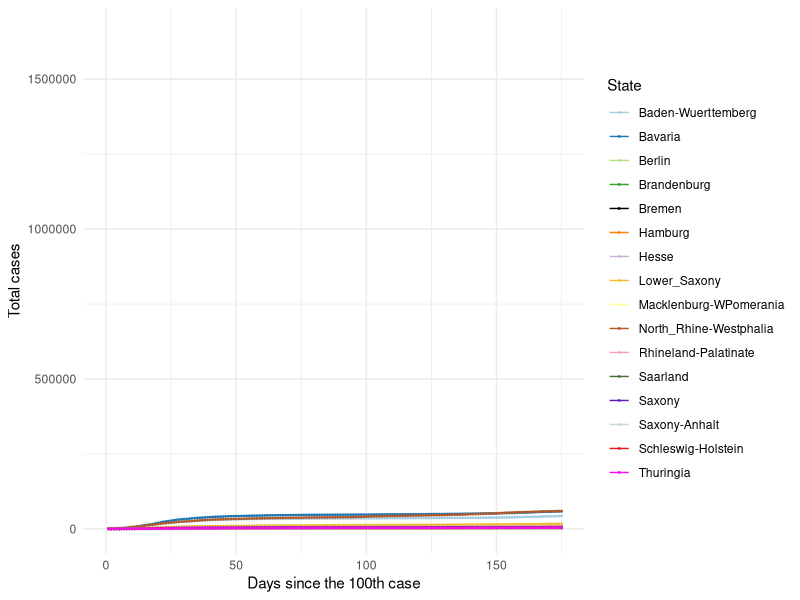
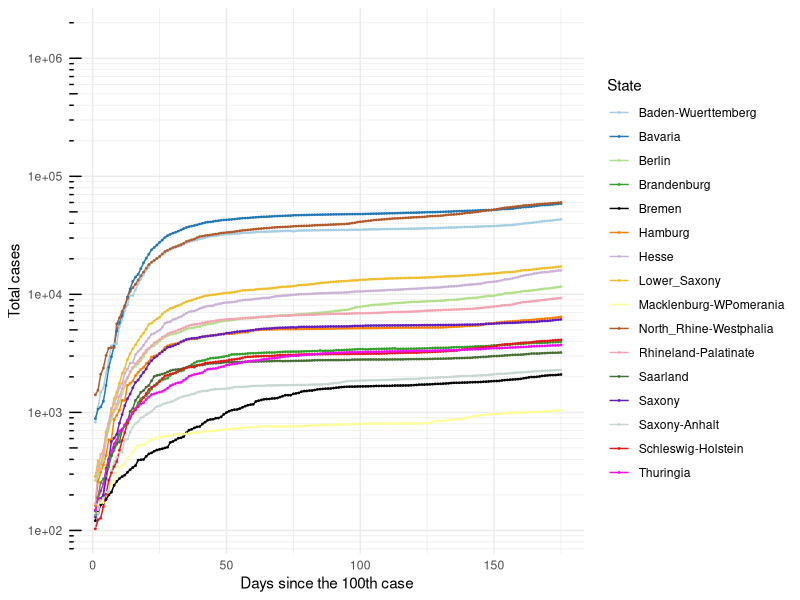
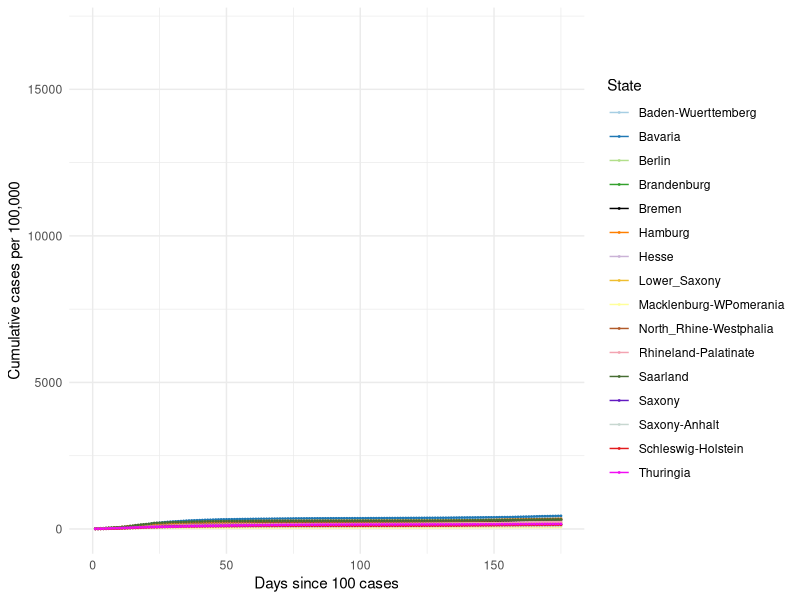
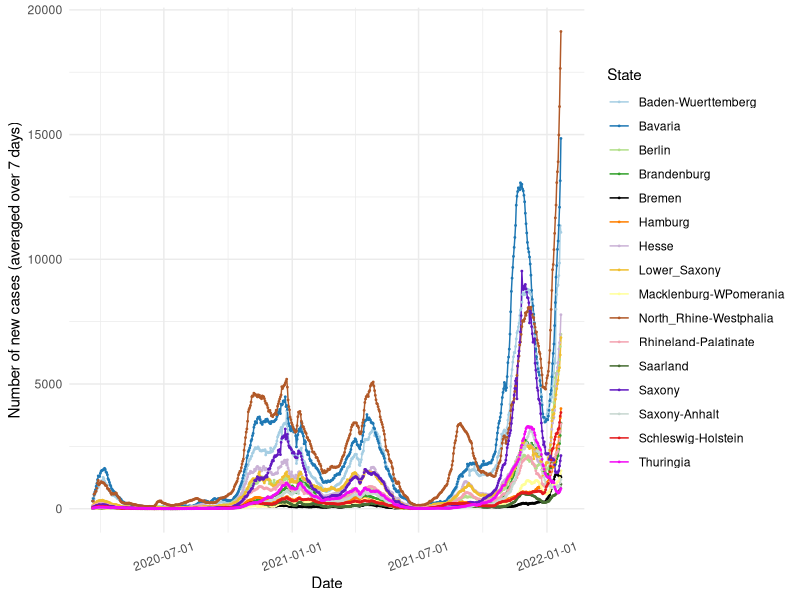
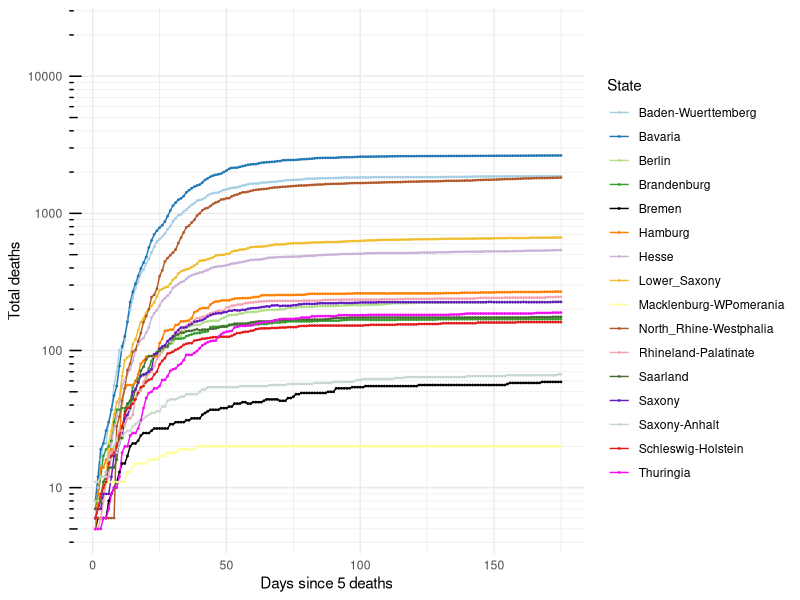
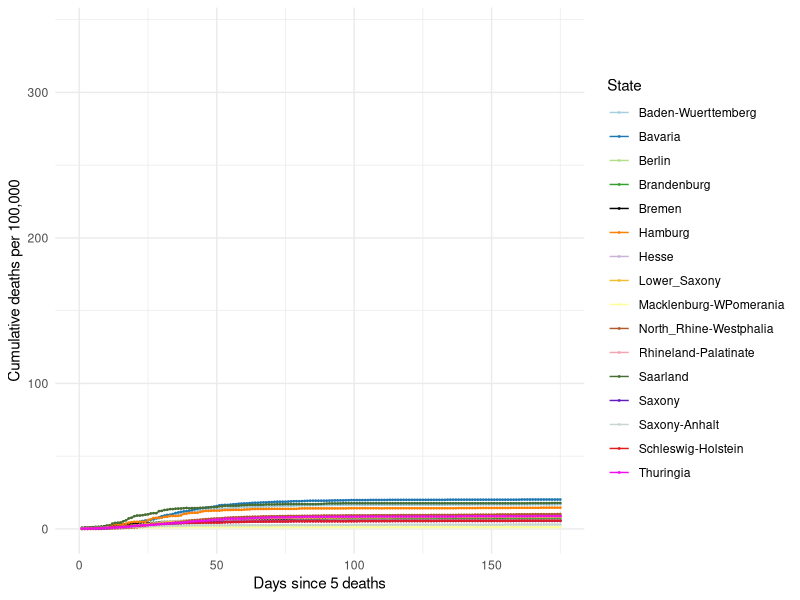
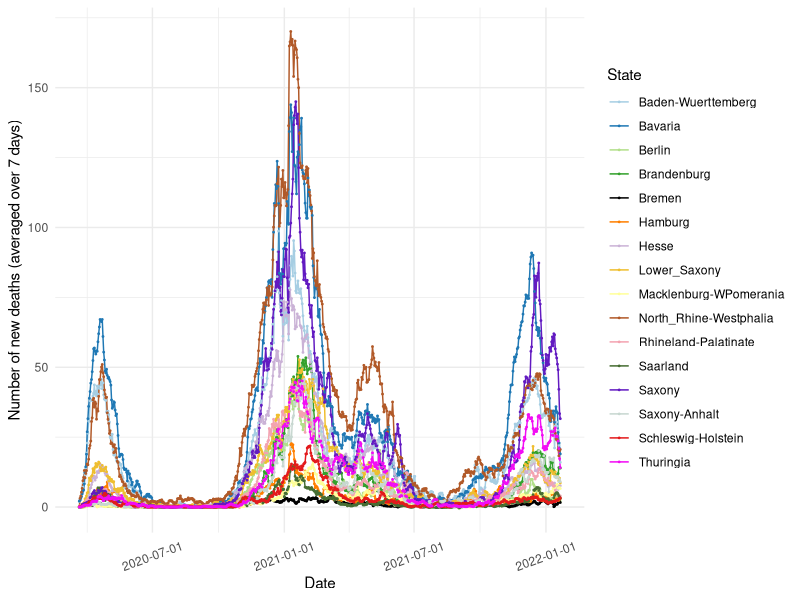

R code for these plots, in order:
## ---- chunk 1

knitr::opts_chunk$set(echo=TRUE, collapse = TRUE)

libload<-function(...) {
    libs<-unlist(list(...))
    req<-unlist(lapply(libs,require,character.only=TRUE))
    need<-libs[req==FALSE]
    if(length(need)>0){ 
        install.packages(need, repos = "https://ftp.fau.de/cran/")
        lapply(need, require, character.only=TRUE)
    }
}
packages <- c("data.table", "ggplot2", "dplyr", "stats", "RColorBrewer", "readr", "here", "scales")
libload(packages)


`%notin%` <- function(x,y) !(x %in% y) 
cumulative.cases <- read_csv(here("static", "data", "Germany10States.csv"))
germany.16states <- read_csv(here("static", "data", "Germany16States.csv"))

colors16 <- c('#A6CEE3', '#1F78B4', '#B2DF8A', '#33A02C',
              '#000000', '#FF7F00', '#CAB2D6', 
              '#EFBE2F', '#FFFF99', '#B15928', '#F3A3B1', '#466D32',
              '#621AC1', '#C7D7D0', '#E31A1C','#F20CF4', '#123456')

## ---- chunk 2

## 10 States with the highest cumulative cases ##
#################################################

#states.filter <- cumulative.cases[cumulative.cases$Days_100 > 0,]
#states.sel <- unique(states.filter$State)

# Choose all the data points for the selected countries starting from Days_100 > 0
#states.final <- cumulative.cases[cumulative.cases$Days_100 > 0,]
states.final <- germany.16states[germany.16states$Days_100 > 0,]

# Plot 1 == Linear scale for total number of cases
cum.plot <- ggplot(data=states.final, aes(x=Days_100, y=Total_Cases, group=State, color=State)) +
            geom_line() + geom_point(size = 0.3) +     
          #  scale_color_brewer(palette = 'Paired') + 
            scale_colour_manual(name= "State", values= colors16) +
            scale_x_continuous('Days since the 100th case', limits=c(0,175)) + 
            scale_y_continuous("Total cases") + 
            #ggtitle('Linear scale') +
            theme_minimal()

print(cum.plot) 

## ---- chunk 3

## Logarithmic scale ##
#######################

base_breaks <- function(n = 10){
  function(x) {
    axisTicks(log10(range(x, na.rm = TRUE)), log = TRUE, n = n)
  }
}

logbreaks <- 10^(-10:10)
logminor_breaks <- rep(1:9, 21)*(10^rep(-10:10, each=9))

cum.plot2 <- ggplot(data=states.final, aes(x=Days_100, y=Total_Cases, group=State, color=State)) +
             geom_line() + geom_point(size=0.3) + 
          #   scale_color_brewer(palette = 'Paired') +
             scale_colour_manual(name= "State", values= colors16) +
             scale_x_continuous(name='Days since the 100th case', limits=c(0,175)) + 
             scale_y_continuous(name="Total cases", trans = 'log10', breaks = logbreaks, minor_breaks = logminor_breaks) +
             annotation_logticks(sides="l") + 
             #ggtitle('Logarithmic scale') +
             theme_minimal()

print(cum.plot2)

## ---- chunk 4

#states16.filter <- germany.16states[germany.16states$Days_100 > 0,]
#states16.sel <- unique(states16.filter$State)

# Choose all the data points for the selected countries starting from Days_100 > 0 
#states16.final <- states16.filter[states16.filter$State %in% states16.sel & states16.filter$Days_100 > 0,]

states16.final <- germany.16states[germany.16states$Days_100 > 0,]

# Plot 1 == Linear scale for total number of cases
per100.plot <- ggplot(data=states16.final, aes(x=Days_100, y=Per100, group=State, color=State)) +
            geom_line() + geom_point(size = 0.3) + 
            # scale_color_brewer(palette = 'Paired') +
            scale_colour_manual(name= "State", values= colors16) +
            scale_x_continuous('Days since 100 cases', limits=c(0,175)) + 
            scale_y_continuous("Cumulative cases per 100,000") + 
            #ggtitle('Linear scale') +
            theme_minimal()

print(per100.plot)

## ---- chunk 5
#new.cases <- read_csv(here("static", "data", "GermanyNewCases10States.csv"))

new7days <- states.final[states.final$Avg_7days > 0,]
new7days$Dates <- as.Date(new7days$Dates)

newcase7.plot <- ggplot(data=new7days, aes(x=Dates, y=Avg_7days, group=State, color=State)) +
            geom_line() + geom_point(size = 0.3) + 
       #     scale_color_brewer(palette = 'Paired') +
            scale_colour_manual(name= "State", values= colors16) +
            scale_x_date(name='Date', labels=date_format('%Y-%m-%d')) + 
            scale_y_continuous(name="Number of new cases (averaged over 7 days)") + 
            #ggtitle('Linear scale') +
            theme_minimal() + theme(axis.text.x = element_text(angle=20, hjust=0.5, vjust=0.5))

print(newcase7.plot)
 
## ---- chunk 6
#num.deaths <- read_csv(here("static", "data", "GermanyTotalDeaths10States.csv"))

# Choose all the data points for the selected countries starting from Days_5 > 0
deaths.final <- states.final[states.final$DeathsDays_5 > 0,]

# Plot 1 == Linear scale for total number of cases
deaths.plot <- ggplot(data=deaths.final, aes(x=DeathsDays_5, y=Deaths, group=State, color=State)) +
   geom_line() + geom_point(size = 0.3) + 
  # scale_color_brewer(palette = 'Paired') +
   scale_colour_manual(name= "State", values= colors16) +
   scale_x_continuous('Days since 5 deaths', limits=c(0,175)) + 
   scale_y_continuous("Total deaths", trans = 'log10', breaks = logbreaks, 
                      minor_breaks = logminor_breaks) +
   annotation_logticks(sides="l") + 
   #ggtitle('Linear scale') +
   theme_minimal()

print(deaths.plot)

## ---- chunk 7

states16.final <- germany.16states[germany.16states$DeathsDays_5 > 0,]

# Plot 1 == Linear scale for total number of cases
deathper100.plot <- ggplot(data=states16.final, aes(x=DeathsDays_5, y=DeathPer100, group=State, color=State)) +
            geom_line() + geom_point(size = 0.3) + 
            # scale_color_brewer(palette = 'Paired') +
            scale_colour_manual(name= "State", values= colors16) +
            scale_x_continuous('Days since 5 deaths', limits=c(0,175)) + 
            scale_y_continuous("Cumulative deaths per 100,000") + 
            #ggtitle('Linear scale') +
            theme_minimal()

print(deathper100.plot)

## ---- chunk 8
#new.cases <- read_csv(here("static", "data", "GermanyNewCases10States.csv"))

states.final$Dates <- as.Date(states.final$Dates)
death7days <- states.final
death7days <- death7days[death7days$Dates > as.Date('2020-03-20'),]

death7days.plot <- ggplot(data=death7days, aes(x=Dates, y=Death_7days, group=State, color=State)) +
            geom_line() + geom_point(size = 0.3) + 
       #     scale_color_brewer(palette = 'Paired') +
            scale_colour_manual(name= "State", values= colors16) +
            scale_x_date(name='Date', labels=date_format('%Y-%m-%d')) + 
            scale_y_continuous(name="Number of new deaths (averaged over 7 days)") + 
           
            #ggtitle('Linear scale') +
            theme_minimal() + theme(axis.text.x = element_text(angle=20, hjust=0.5, vjust=0.5))

print(death7days.plot)
 
